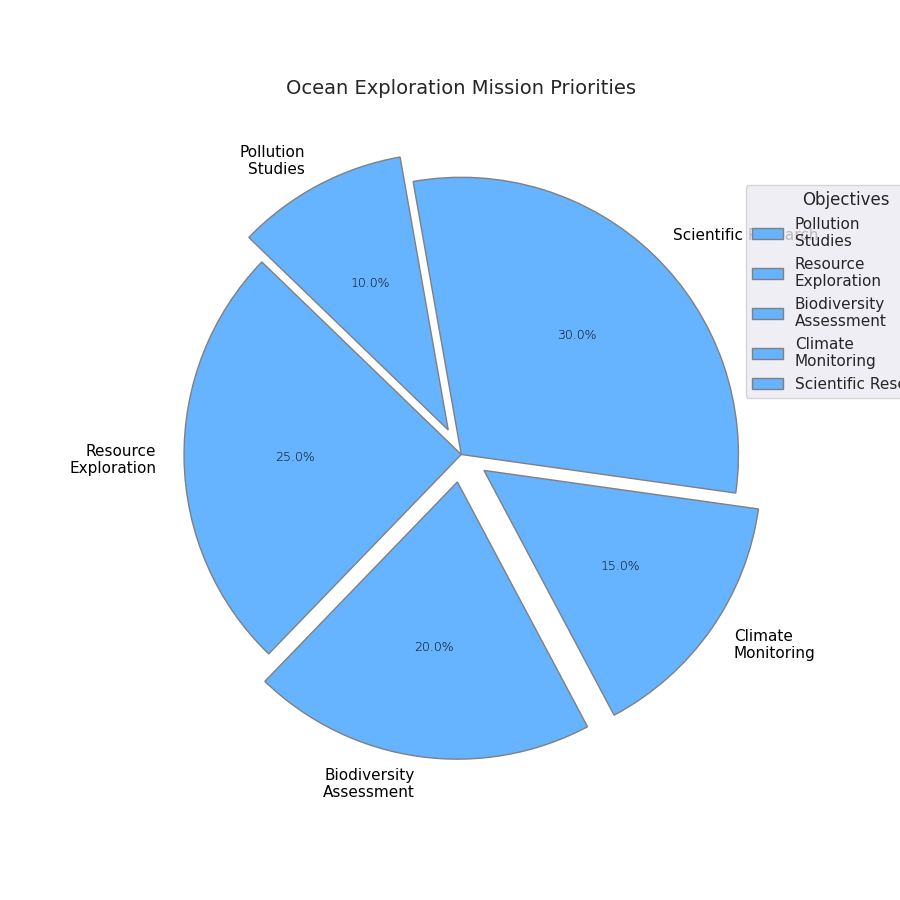

Generate this figure with Python:
import matplotlib.pyplot as plt

# Shuffle objectives and their corresponding proportions
objectives = ['Pollution\nStudies', 'Resource\nExploration', 'Biodiversity\nAssessment', 'Climate\nMonitoring', 'Scientific Research']
proportions = [10, 25, 20, 15, 30]
single_color = '#66B3FF'

fig, ax = plt.subplots(figsize=(9, 9))
wedges, texts, autotexts = ax.pie(
    proportions, 
    labels=objectives, 
    autopct='%1.1f%%', 
    startangle=100,
    colors=[single_color]*len(proportions),
    explode=(0.1, 0, 0.1, 0.1, 0),
    shadow=False,
    textprops=dict(color="black"),
    wedgeprops=dict(edgecolor='grey', linewidth=1)
)

plt.title("Ocean Exploration Mission Priorities", fontsize=14, fontweight='medium', pad=10)
plt.setp(autotexts, size=9, fontweight="light")

ax.legend(wedges, objectives, title="Objectives", loc="upper left", bbox_to_anchor=(0.9, 0.9))

plt.show()
